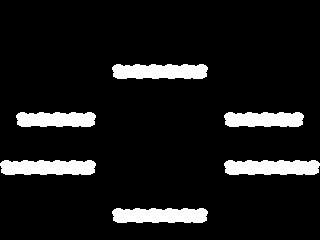

Rendered tile map (Tiled .tmx) drawn with the repository's tilesets; below, a short description and the full map source, tile grids included:
An orthogonal 20x15 tile map with 16x16 px tiles, 1 tile layer (foreground) and 6 objects.

<map version="1.10" tiledversion="1.10.2" orientation="orthogonal" renderorder="right-down" width="20" height="15" tilewidth="16" tileheight="16" infinite="0" nextlayerid="3" nextobjectid="7">
 <tileset firstgid="1" source="Cloud Tileset.tsx" />
 <objectgroup id="2" name="collision">
  <object id="1" x="112" y="64" width="96" height="16" />
  <object id="2" x="224" y="112" width="80" height="16" />
  <object id="3" x="224" y="160" width="96" height="16" />
  <object id="4" x="112" y="208" width="96" height="16" />
  <object id="5" x="0" y="160" width="96" height="16" />
  <object id="6" x="16" y="112" width="80" height="16" />
 </objectgroup>
 <layer id="1" name="foreground" width="20" height="15">
  <data encoding="csv">
0,0,0,0,0,0,0,0,0,0,0,0,0,0,0,0,0,0,0,0,
0,0,0,0,0,0,0,0,0,0,0,0,0,0,0,0,0,0,0,0,
0,0,0,0,0,0,0,0,0,0,0,0,0,0,0,0,0,0,0,0,
0,0,0,0,0,0,0,0,0,0,0,0,0,0,0,0,0,0,0,0,
0,0,0,0,0,0,0,1,2,2,2,2,2147483649,0,0,0,0,0,0,0,
0,0,0,0,0,0,0,0,0,0,0,0,0,0,0,0,0,0,0,0,
0,0,0,0,0,0,0,0,0,0,0,0,0,0,0,0,0,0,0,0,
0,1,2,2,2,2147483649,0,0,0,0,0,0,0,0,1,2,2,2,2147483649,0,
0,0,0,0,0,0,0,0,0,0,0,0,0,0,0,0,0,0,0,0,
0,0,0,0,0,0,0,0,0,0,0,0,0,0,0,0,0,0,0,0,
1,2,2,2,2,2147483649,0,0,0,0,0,0,0,0,1,2,2,2,2,2147483649,
0,0,0,0,0,0,0,0,0,0,0,0,0,0,0,0,0,0,0,0,
0,0,0,0,0,0,0,0,0,0,0,0,0,0,0,0,0,0,0,0,
0,0,0,0,0,0,0,1,2,2,2,2,2147483649,0,0,0,0,0,0,0,
0,0,0,0,0,0,0,0,0,0,0,0,0,0,0,0,0,0,0,0
</data>
 </layer>
</map>
